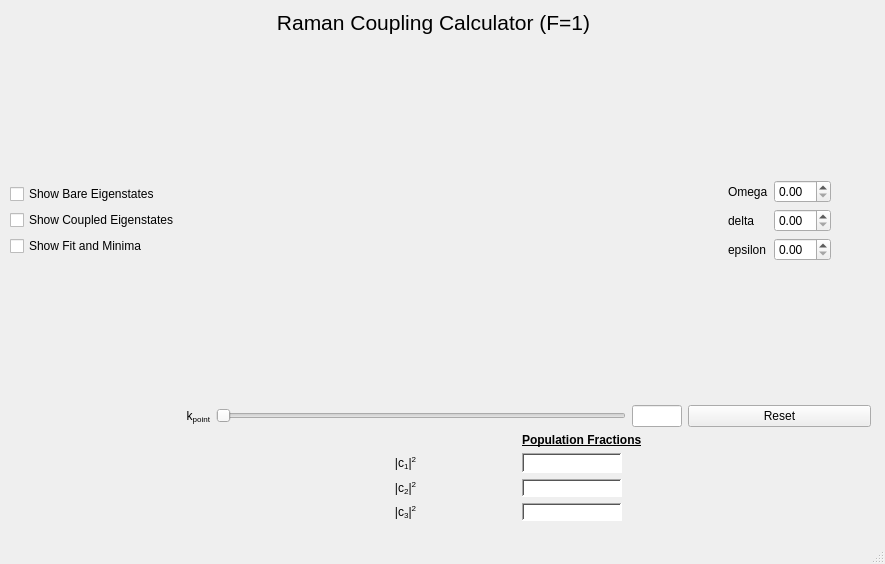
<?xml version="1.0" encoding="UTF-8"?>
<ui version="4.0">
 <class>MainWindow</class>
 <widget class="QMainWindow" name="MainWindow">
  <property name="geometry">
   <rect>
    <x>0</x>
    <y>0</y>
    <width>885</width>
    <height>564</height>
   </rect>
  </property>
  <property name="sizePolicy">
   <sizepolicy hsizetype="Minimum" vsizetype="Preferred">
    <horstretch>0</horstretch>
    <verstretch>0</verstretch>
   </sizepolicy>
  </property>
  <property name="windowTitle">
   <string>Raman Calculator</string>
  </property>
  <property name="autoFillBackground">
   <bool>true</bool>
  </property>
  <property name="styleSheet">
   <string notr="true"/>
  </property>
  <widget class="QWidget" name="centralwidget">
   <widget class="QWidget" name="gridLayoutWidget_2">
    <property name="geometry">
     <rect>
      <x>10</x>
      <y>10</y>
      <width>861</width>
      <height>511</height>
     </rect>
    </property>
    <layout class="QGridLayout" name="gridLayout_2">
     <item row="2" column="3">
      <widget class="QPushButton" name="ResetButton">
       <property name="text">
        <string>Reset</string>
       </property>
      </widget>
     </item>
     <item row="0" column="2">
      <widget class="QLabel" name="label_12">
       <property name="font">
        <font>
         <pointsize>16</pointsize>
        </font>
       </property>
       <property name="text">
        <string>Raman Coupling Calculator (F=1)</string>
       </property>
       <property name="alignment">
        <set>Qt::AlignCenter</set>
       </property>
      </widget>
     </item>
     <item row="1" column="0">
      <layout class="QVBoxLayout" name="verticalLayout">
       <item>
        <spacer name="verticalSpacer_3">
         <property name="orientation">
          <enum>Qt::Vertical</enum>
         </property>
         <property name="sizeHint" stdset="0">
          <size>
           <width>20</width>
           <height>40</height>
          </size>
         </property>
        </spacer>
       </item>
       <item>
        <widget class="QCheckBox" name="BareCheck">
         <property name="text">
          <string>Show Bare Eigenstates</string>
         </property>
        </widget>
       </item>
       <item>
        <widget class="QCheckBox" name="CoupleCheck">
         <property name="text">
          <string>Show Coupled Eigenstates</string>
         </property>
        </widget>
       </item>
       <item>
        <widget class="QCheckBox" name="FitMinCheck">
         <property name="text">
          <string>Show Fit and Minima</string>
         </property>
        </widget>
       </item>
       <item>
        <spacer name="verticalSpacer_2">
         <property name="orientation">
          <enum>Qt::Vertical</enum>
         </property>
         <property name="sizeHint" stdset="0">
          <size>
           <width>20</width>
           <height>40</height>
          </size>
         </property>
        </spacer>
       </item>
      </layout>
     </item>
     <item row="3" column="2">
      <layout class="QGridLayout" name="gridLayout_3">
       <item row="3" column="3">
        <widget class="QLabel" name="pop3Val">
         <property name="maximumSize">
          <size>
           <width>100</width>
           <height>16777215</height>
          </size>
         </property>
         <property name="styleSheet">
          <string notr="true">background-color: white</string>
         </property>
         <property name="frameShape">
          <enum>QFrame::WinPanel</enum>
         </property>
         <property name="frameShadow">
          <enum>QFrame::Sunken</enum>
         </property>
         <property name="text">
          <string/>
         </property>
        </widget>
       </item>
       <item row="3" column="1">
        <widget class="QLabel" name="pop3Lbl">
         <property name="frameShape">
          <enum>QFrame::NoFrame</enum>
         </property>
         <property name="text">
          <string>&lt;html&gt;&lt;head/&gt;&lt;body&gt;&lt;p&gt;|c&lt;span style=&quot; vertical-align:sub;&quot;&gt;3&lt;/span&gt;|&lt;span style=&quot; vertical-align:super;&quot;&gt;2&lt;/span&gt;&lt;/p&gt;&lt;/body&gt;&lt;/html&gt;</string>
         </property>
         <property name="alignment">
          <set>Qt::AlignCenter</set>
         </property>
        </widget>
       </item>
       <item row="1" column="1">
        <widget class="QLabel" name="pop1Lbl">
         <property name="frameShape">
          <enum>QFrame::NoFrame</enum>
         </property>
         <property name="text">
          <string>&lt;html&gt;&lt;head/&gt;&lt;body&gt;&lt;p&gt;|c&lt;span style=&quot; vertical-align:sub;&quot;&gt;1&lt;/span&gt;|&lt;span style=&quot; vertical-align:super;&quot;&gt;2&lt;/span&gt;&lt;/p&gt;&lt;/body&gt;&lt;/html&gt;</string>
         </property>
         <property name="alignment">
          <set>Qt::AlignCenter</set>
         </property>
        </widget>
       </item>
       <item row="2" column="1">
        <widget class="QLabel" name="pop2Lbl">
         <property name="frameShape">
          <enum>QFrame::NoFrame</enum>
         </property>
         <property name="text">
          <string>&lt;html&gt;&lt;head/&gt;&lt;body&gt;&lt;p&gt;|c&lt;span style=&quot; vertical-align:sub;&quot;&gt;2&lt;/span&gt;|&lt;span style=&quot; vertical-align:super;&quot;&gt;2&lt;/span&gt;&lt;/p&gt;&lt;/body&gt;&lt;/html&gt;</string>
         </property>
         <property name="alignment">
          <set>Qt::AlignCenter</set>
         </property>
        </widget>
       </item>
       <item row="0" column="3">
        <widget class="QLabel" name="label_11">
         <property name="font">
          <font>
           <weight>75</weight>
           <bold>true</bold>
           <underline>true</underline>
          </font>
         </property>
         <property name="text">
          <string>Population Fractions</string>
         </property>
        </widget>
       </item>
       <item row="2" column="3">
        <widget class="QLabel" name="pop2Val">
         <property name="maximumSize">
          <size>
           <width>100</width>
           <height>16777215</height>
          </size>
         </property>
         <property name="styleSheet">
          <string notr="true">background-color: white</string>
         </property>
         <property name="frameShape">
          <enum>QFrame::WinPanel</enum>
         </property>
         <property name="frameShadow">
          <enum>QFrame::Sunken</enum>
         </property>
         <property name="text">
          <string/>
         </property>
        </widget>
       </item>
       <item row="1" column="3">
        <widget class="QLabel" name="pop1Val">
         <property name="maximumSize">
          <size>
           <width>100</width>
           <height>16777215</height>
          </size>
         </property>
         <property name="autoFillBackground">
          <bool>false</bool>
         </property>
         <property name="styleSheet">
          <string notr="true">background-color: white</string>
         </property>
         <property name="frameShape">
          <enum>QFrame::WinPanel</enum>
         </property>
         <property name="frameShadow">
          <enum>QFrame::Sunken</enum>
         </property>
         <property name="text">
          <string/>
         </property>
        </widget>
       </item>
       <item row="1" column="0">
        <spacer name="horizontalSpacer_4">
         <property name="orientation">
          <enum>Qt::Horizontal</enum>
         </property>
         <property name="sizeType">
          <enum>QSizePolicy::Fixed</enum>
         </property>
         <property name="sizeHint" stdset="0">
          <size>
           <width>150</width>
           <height>20</height>
          </size>
         </property>
        </spacer>
       </item>
       <item row="1" column="2">
        <spacer name="horizontalSpacer_5">
         <property name="orientation">
          <enum>Qt::Horizontal</enum>
         </property>
         <property name="sizeType">
          <enum>QSizePolicy::Fixed</enum>
         </property>
         <property name="sizeHint" stdset="0">
          <size>
           <width>40</width>
           <height>20</height>
          </size>
         </property>
        </spacer>
       </item>
       <item row="1" column="4">
        <spacer name="horizontalSpacer_3">
         <property name="orientation">
          <enum>Qt::Horizontal</enum>
         </property>
         <property name="sizeType">
          <enum>QSizePolicy::Fixed</enum>
         </property>
         <property name="sizeHint" stdset="0">
          <size>
           <width>40</width>
           <height>20</height>
          </size>
         </property>
        </spacer>
       </item>
      </layout>
     </item>
     <item row="1" column="3">
      <layout class="QGridLayout" name="gridLayout">
       <item row="2" column="1">
        <widget class="QLabel" name="deltaLbl">
         <property name="text">
          <string>delta</string>
         </property>
        </widget>
       </item>
       <item row="3" column="1">
        <widget class="QLabel" name="epsilonLbl">
         <property name="text">
          <string>epsilon</string>
         </property>
        </widget>
       </item>
       <item row="4" column="2">
        <spacer name="verticalSpacer">
         <property name="orientation">
          <enum>Qt::Vertical</enum>
         </property>
         <property name="sizeHint" stdset="0">
          <size>
           <width>20</width>
           <height>40</height>
          </size>
         </property>
        </spacer>
       </item>
       <item row="2" column="2">
        <widget class="QDoubleSpinBox" name="deltaSpinBox"/>
       </item>
       <item row="1" column="2">
        <widget class="QDoubleSpinBox" name="OmegaSpinBox"/>
       </item>
       <item row="3" column="2">
        <widget class="QDoubleSpinBox" name="epsilonSpinBox"/>
       </item>
       <item row="1" column="1">
        <widget class="QLabel" name="OmegaLbl">
         <property name="text">
          <string>Omega</string>
         </property>
        </widget>
       </item>
       <item row="0" column="2">
        <spacer name="verticalSpacer_4">
         <property name="orientation">
          <enum>Qt::Vertical</enum>
         </property>
         <property name="sizeHint" stdset="0">
          <size>
           <width>20</width>
           <height>40</height>
          </size>
         </property>
        </spacer>
       </item>
       <item row="1" column="0">
        <spacer name="horizontalSpacer_2">
         <property name="orientation">
          <enum>Qt::Horizontal</enum>
         </property>
         <property name="sizeType">
          <enum>QSizePolicy::Fixed</enum>
         </property>
         <property name="sizeHint" stdset="0">
          <size>
           <width>40</width>
           <height>20</height>
          </size>
         </property>
        </spacer>
       </item>
       <item row="1" column="3">
        <spacer name="horizontalSpacer">
         <property name="orientation">
          <enum>Qt::Horizontal</enum>
         </property>
         <property name="sizeType">
          <enum>QSizePolicy::Fixed</enum>
         </property>
         <property name="sizeHint" stdset="0">
          <size>
           <width>40</width>
           <height>20</height>
          </size>
         </property>
        </spacer>
       </item>
      </layout>
     </item>
     <item row="2" column="2">
      <layout class="QHBoxLayout" name="horizontalLayout">
       <item>
        <widget class="QLabel" name="kValLbl">
         <property name="text">
          <string>&lt;html&gt;&lt;head/&gt;&lt;body&gt;&lt;p&gt;k&lt;span style=&quot; vertical-align:sub;&quot;&gt;point&lt;/span&gt;&lt;/p&gt;&lt;/body&gt;&lt;/html&gt;</string>
         </property>
         <property name="alignment">
          <set>Qt::AlignRight|Qt::AlignTrailing|Qt::AlignVCenter</set>
         </property>
        </widget>
       </item>
       <item>
        <widget class="QSlider" name="kPointSlider">
         <property name="orientation">
          <enum>Qt::Horizontal</enum>
         </property>
        </widget>
       </item>
       <item>
        <widget class="QLineEdit" name="kPointLE">
         <property name="sizePolicy">
          <sizepolicy hsizetype="Fixed" vsizetype="Fixed">
           <horstretch>0</horstretch>
           <verstretch>0</verstretch>
          </sizepolicy>
         </property>
         <property name="maximumSize">
          <size>
           <width>50</width>
           <height>16777215</height>
          </size>
         </property>
        </widget>
       </item>
      </layout>
     </item>
    </layout>
   </widget>
  </widget>
  <widget class="QMenuBar" name="menubar">
   <property name="geometry">
    <rect>
     <x>0</x>
     <y>0</y>
     <width>885</width>
     <height>21</height>
    </rect>
   </property>
  </widget>
  <widget class="QStatusBar" name="statusbar"/>
 </widget>
 <resources/>
 <connections/>
</ui>
